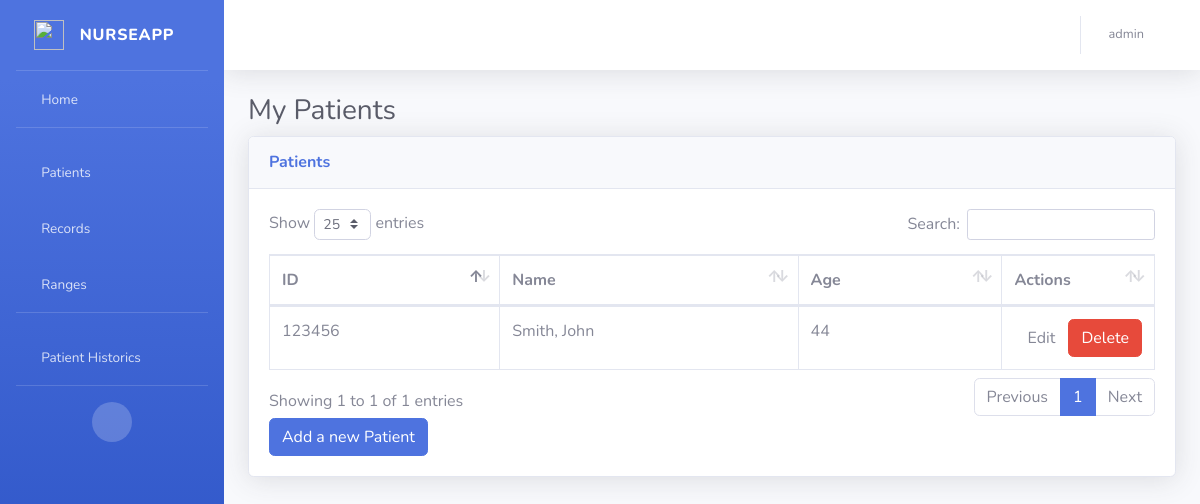
/patients/ (signed in), run on the app's committed database.
### nurseapp/models.py (models this page shows, shortened)
class Patient(models.Model):
    name = models.CharField(max_length=30)
    lastname = models.CharField(max_length=30)
    genders = (
        ('m', 'Male'),
        ('f', 'Female'),
    )
    gender = models.CharField(max_length=1, choices=genders)
    cid = models.IntegerField(unique=True)
    birth = models.DateField()
    age = models.IntegerField(default=0, blank=True)

### nurseapp/views/patients.py (the view)
# urls.py: url(r'^patients/$', views.adm_patient, name='patient_list'),
@login_required
@permission_required('nurseapp.view_patient', raise_exception=True)
def adm_patient(request):
    objects = Patient.objects.all()
    today = datetime.date.today()
    for o in objects:
        o.age = today.year - o.birth.year - ((today.month, today.day) < (o.birth.month, o.birth.day))
    return render(request, "abm/patients.html", {'objects': objects})

### templates/abm/patients.html (shortened to what this page needs)
{% extends "base2.html" %}
{% block content %}
    <h1 class="h3 mb-2 text-gray-800">My Patients</h1>
    <div class="card shadow mb-4">
        <div class="card-header py-3">
            <h6 class="m-0 font-weight-bold text-primary">Patients</h6>
        </div>
        <div class="card-body">
            <div class="table-responsive">
                <table class="table table-bordered" id="dataTable" width="100%" cellspacing="0">
                    <thead>
                    <tr>
                        <th>ID</th>
                        <th>Name</th>
                        <th>Age</th>
                        <th class="all" width="10">Actions</th>
                    </tr>
                    </thead>
                    <tbody>
                    {% for object in objects %}
                        <tr class="odd gradeX">
                            <td>{{ object.cid }}</td>
                            <td>{{ object.lastname }}, {{ object.name }}</td>
                            <td>{{ object.age }}</td>
                            <td>
                                <div style="display: flex;">
                                    <form action="/patients/edit/" method="post">
                                        <button type="submit" formnovalidate name="edit" value="a"
                                                class="btn btn-default">Edit
                                        </button>
                                    </form>
                                    <form id={{ object.pk }} action="/patients/delete/" method="post">
                                        <input type="submit" class="btn btn-danger" formnovalidate name="delete"
                                               value="Delete"/>
                                    </form>
                                </div>
                            </td>
                        </tr>
                    {% endfor %}
                    </tbody>
                </table>
                {% if perms.nurseapp.add_patient %}
                    <form action="/patients/add/">
                        <input type="submit" value="Add a new Patient" class="btn btn-primary"/>
                    </form>
                {% endif %}
            </div>
        </div>
    </div>
{% endblock %}

### templates/base2.html (shortened to what this page needs)
{% load auth_extras %}
<!DOCTYPE html>
<html lang="en">
<head>
    <link href="/static/vendor/fontawesome-free/css/all.min.css" rel="stylesheet" type="text/css">
    <link href="/static/css/sb-admin-2.min.css" rel="stylesheet">
    <link href="/static/vendor/datatables/dataTables.bootstrap4.min.css" rel="stylesheet">
</head>
<body id="page-top">
<div id="wrapper">
    <ul class="navbar-nav bg-gradient-primary sidebar sidebar-dark accordion" id="accordionSidebar">
        <a class="sidebar-brand d-flex align-items-center justify-content-center"
           {% if request.user.is_authenticated %}href="/home2/"{% else %} href="/patient_historics"{% endif %}>
            <div class="sidebar-brand-icon">
                <img src="/static/nurse.png" width="30" height="30">
            </div>
            <div class="sidebar-brand-text mx-3">NurseApp</div>
        </a>
        <hr class="sidebar-divider my-0">
        {% if request.user.is_authenticated %}
            <li class="nav-item">
                <a class="nav-link" href="/home2/">
                    <i class="fas fa-fw fa-home"></i>
                    <span>Home</span></a>
            </li>
            <hr class="sidebar-divider">
            {% if perms.nurseapp.view_patient %}
                <li class="nav-item">
                    <a class="nav-link" href="/patients">
                        <i class="fas fa-fw fa-user"></i>
                        <span>Patients</span></a>
                </li>
                <li class="nav-item">
                    <a class="nav-link" href="/records">
                        <i class="fas fa-fw fa-file"></i>
                        <span>Records</span></a>
                </li>
                <li class="nav-item">
                    <a class="nav-link" href="/ranges">
                        <i class="fas fa-fw fa-list"></i>
                        <span>Ranges</span></a>
                </li>
                <hr class="sidebar-divider d-none d-md-block">
            {% endif %}
        {% endif %}
        <li class="nav-item">
            <a class="nav-link" href="{% url 'patient_historics' %}">
                <i class="fas fa-fw fa-chart-bar"></i>
                <span>Patient Historics</span></a>
        </li>
        <hr class="sidebar-divider">
        <div class="text-center d-none d-md-inline">
            <button class="rounded-circle border-0" id="sidebarToggle"></button>
        </div>
    </ul>
    <div id="content-wrapper" class="d-flex flex-column">
        <div id="content">
            <nav class="navbar navbar-expand navbar-light bg-white topbar mb-4 static-top shadow">
                <ul class="navbar-nav ml-auto">
                    <li class="nav-item dropdown no-arrow">
                        <a class="nav-link dropdown-toggle" href="#" id="userDropdown" role="button"
                           data-toggle="dropdown" aria-haspopup="true" aria-expanded="false">
                            <span class="mr-2 d-none d-lg-inline text-gray-600 small"> {{ request.user }}</span>
                            <i class="fas fa-fw fa-user"></i>
                        </a>
                    </li>
            </nav>
            <div class="container-fluid">
                <div id="page-wrapper">
                    {% block content %}{% endblock %}
                </div>
            </div>
        </div>
</body>
</html>

### data on the page
Patient: cid "123456", lastname "Smith", name "John", age "44"

### other printed values
{{ request.user }} "admin"
